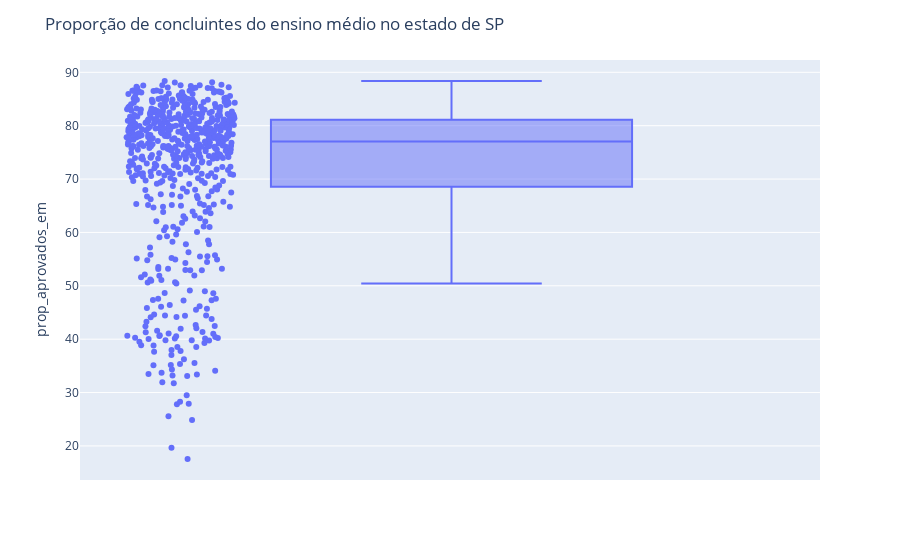

The code cell stored with this chart in its notebook:
### Code cell
#Plotando a figura
fig = px.box(fluxo_escolar, y="prop_aprovados_em", points = "all", hover_data=['name'], labels={'y':'gdp'})
fig.update_layout(title_text="Proporção de concluintes do ensino médio no estado de SP")
fig.show()

### Figure 1 — Plotly figure (JSON) as saved in the notebook; plotly's stock layout.template omitted (floating-point values rounded to 4 significant figures; data arrays with more than 128 entries replaced by an {"elided": "..."} marker saying what was removed)
{"data": [{"alignmentgroup": "True", "boxpoints": "all", "customdata": {"elided": "645x1 str values"}, "hovertemplate": "prop_aprovados_em=%{y}<br>name=%{customdata[0]}<extra></extra>", "legendgroup": "", "marker": {"color": "#636efa"}, "name": "", "notched": false, "offsetgroup": "", "orientation": "v", "showlegend": false, "type": "box", "x0": " ", "xaxis": "x", "y": {"elided": "645 float values"}, "y0": " ", "yaxis": "y"}], "layout": {"boxmode": "group", "legend": {"tracegroupgap": 0}, "margin": {"t": 60}, "title": {"text": "Proporção de concluintes do ensino médio no estado de SP"}, "xaxis": {"anchor": "y", "domain": [0, 1]}, "yaxis": {"anchor": "x", "domain": [0, 1], "title": {"text": "prop_aprovados_em"}}}}
